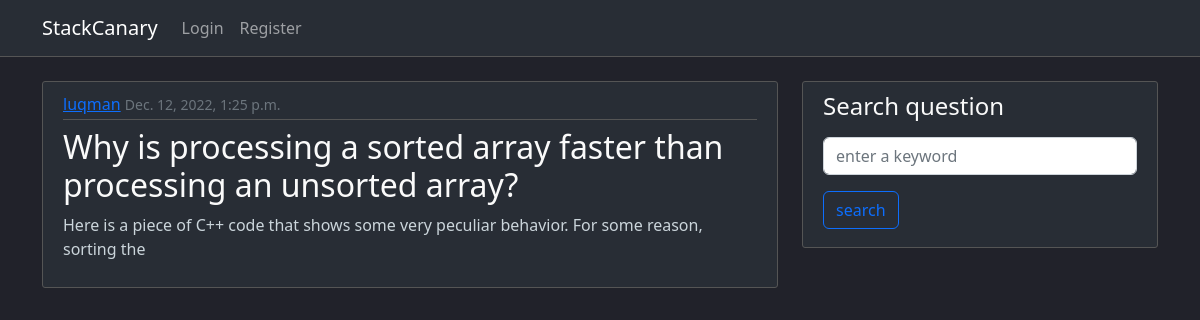
/, run on an earlier commit of the app's database.
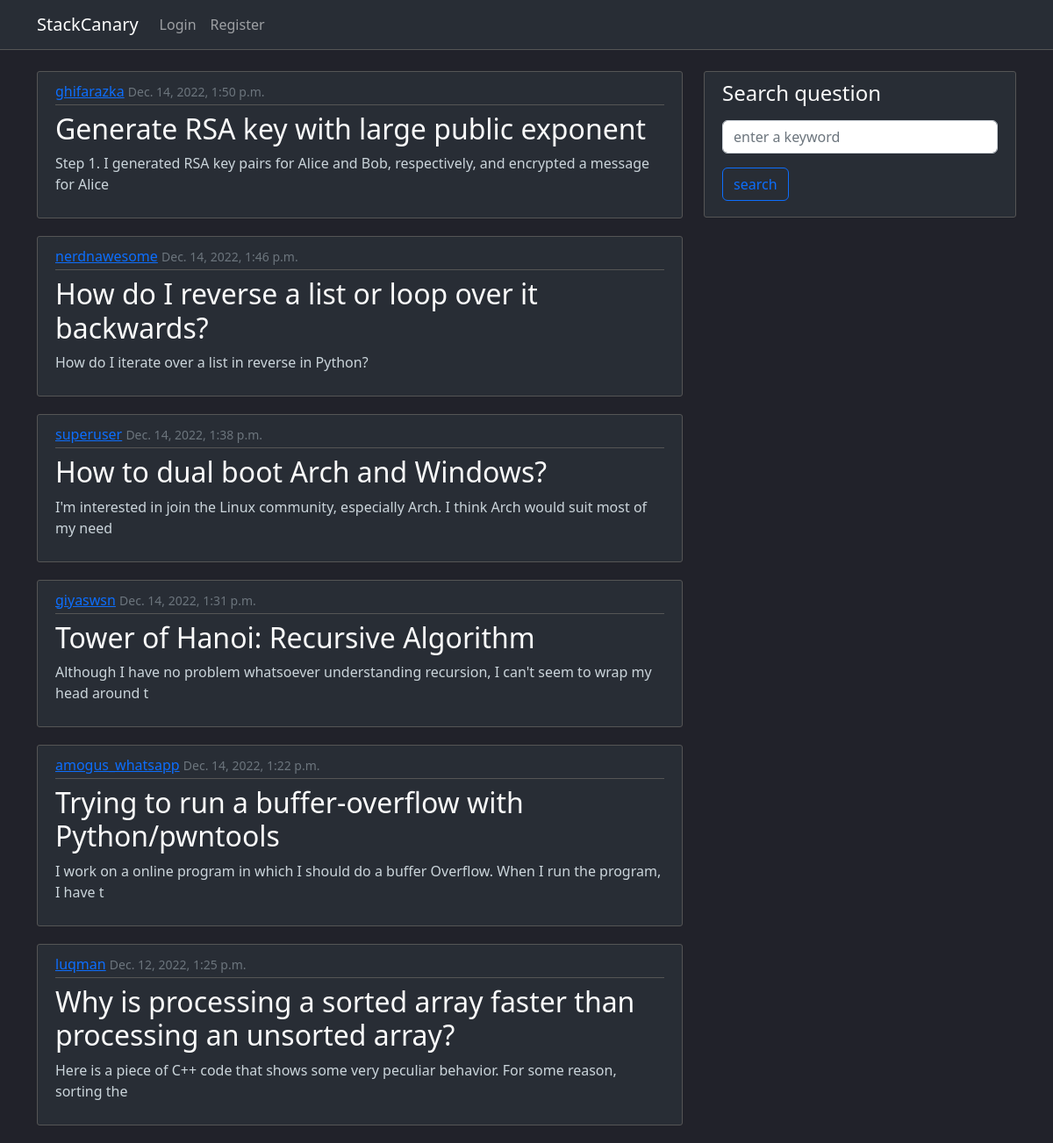
And on a later commit of the database.
### forum/models.py (models this page shows, shortened)
class Pertanyaan(models.Model):
    author = models.ForeignKey(User, on_delete=models.CASCADE)
    judul = models.CharField(max_length=256)
    konten = models.TextField()
    snippet = models.TextField(default=None, blank=True, null=True)
    waktu_upload = models.DateTimeField(default=timezone.now)

### forum/views.py (the view)
# urls.py: path('', QuestionListView.as_view(), name='forum-index'),
class QuestionListView(ListView):
    model = Pertanyaan
    template_name = 'forum/index.html'
    context_object_name = 'pertanyaan'
    ordering = ['-waktu_upload']

### forum/templates/forum/index.html
{% extends "forum/base.html" %}
{% block content %}
        {% for question in pertanyaan %}
            <article class="content-section zoom">
                    <div class="article-metadata">
                        <a class="mr-2" href="#">{{ question.author }}</a>
                        <small class="text-muted">{{ question.waktu_upload }}</small>
                    </div>
                    <h2><a class="article-title" href="{% url 'forum-question-detail' question.id %}">{{ question.judul }}</a></h2>
                    <p class="">{{ question.konten|stringformat:".100s" }}</p>
            </article>
        {% empty %}
            <h1>No questions have been posted yet</h1>
        {% endfor %}
{% endblock content %}

### forum/templates/forum/base.html (shortened to what this page needs)
{% load static %}
<html>
    <head>
        <link rel="stylesheet" href="{% static 'forum/base.css' %}?{% now 'U' %}">
        <link href="https://cdn.jsdelivr.net/npm/bootstrap@5.2.3/dist/css/bootstrap.min.css" rel="stylesheet">
    </head>
    <body class="bg-dark-one">
        <nav class="navbar navbar-expand-md navbar-dark bg-dark-two mb-4 brd-btm">
           <div class="container">
                <a href="{% url 'forum-index' %}" class="navbar-brand">StackCanary</a>
                <div class="collapse navbar-collapse" id="mnav">
                    <ul class="navbar-nav">
                    {% if user.is_authenticated %}
                        <li class="nav-item"><a href="{% url 'forum-index' %}" class="nav-link">Forum</a></li>
                        <li class="nav-item"><a href="{% url 'forum-my-questions' %}" class="nav-link">My questions</a></li>
                        <li class="nav-item"><a href="{% url 'forum-my-answers' %}" class="nav-link">My answers</a></li>
                        <li class="nav-item"><a href="{% url 'forum-my-comments' %}" class="nav-link">My comments</a></li>
                        <li class="nav-item"><a href="{% url 'profile' %}" class="nav-link">Profile</a></li>
                        <li class="nav-item"><a href="{% url 'forum-question-create' %}" class="nav-link">Create Post</a></li>
                        <li class="nav-item"><a href="{% url 'logout' %}" class="nav-link">Logout</a></li>
                    {% else %}
                        <li class="nav-item"><a href="{% url 'login' %}" class="nav-link">Login</a></li>
                        <li class="nav-item"><a href="{% url 'register' %}" class="nav-link">Register</a></li>
                    {% endif %}
                    </ul>
                </div>
            </div>
        </nav>
        <main role="main" class="container">
            <div class="row">
                <div class="col-md-8">
                    {% block content %}{% endblock %}
                </div>
                <div class="col-md-4">
                    <div class="content-section">
                        <h4 class="mb-3">Search question</h4>
                        <form class="mb-2" method="POST" action="{% url 'forum-search' %}">
                            <input type="text" class="form-control mb-3" placeholder="enter a keyword" name="search">
                            <button class="btn btn-outline-primary" type="submit">search</button>
                        </form>
                    </div>
                </div>
            </div>
          </main>
    </body>
</html>

### forum/static/forum/base.css (style rules this page uses)
h1, h2, h3, h4, h5, h6 { color: #f9f9f9; }
ul { margin: 0; }
.content-section { color: #cbd5db; background-color: #282d35; padding: 10px 20px; border: 1px solid #555; border-radius: 3px; margin-bottom: 20px; transition: all .2s ease-in-out; }
.article-title { color: #fafafa; text-decoration: none; }
.article-metadata { padding-bottom: 3px; margin-bottom: 8px; border-bottom: 1px solid #555; }
.bg-dark-one { background-color: #21222a; }
.bg-dark-two { background-color: #282d35; }
.brd-btm { border-bottom: 1px solid #555; }

What changed in the data, as far as the page shows it:
added Pertanyaan: author "ghifarazka", waktu_upload "Dec. 14, 2022, 1:50 p.m.", judul "Generate RSA key with large public exponent", konten "Step 1. I generated RSA key pairs for Alice and Bob, respectively, and encrypted a message for Alice"
added Pertanyaan: author "nerdnawesome", waktu_upload "Dec. 14, 2022, 1:46 p.m.", judul "How do I reverse a list or loop over it backwards?", konten "How do I iterate over a list in reverse in Python?"
added Pertanyaan: author "superuser", waktu_upload "Dec. 14, 2022, 1:38 p.m.", judul "How to dual boot Arch and Windows?", konten "I'm interested in join the Linux community, especially Arch. I think Arch would suit most of my need"
added Pertanyaan: author "giyaswsn", waktu_upload "Dec. 14, 2022, 1:31 p.m.", judul "Tower of Hanoi: Recursive Algorithm", konten "Although I have no problem whatsoever understanding recursion, I can't seem to wrap my head around t"
added Pertanyaan: author "amogus_whatsapp", waktu_upload "Dec. 14, 2022, 1:22 p.m.", judul "Trying to run a buffer-overflow with Python/pwntools", konten "I work on a online program in which I should do a buffer Overflow. When I run the program, I have t"
